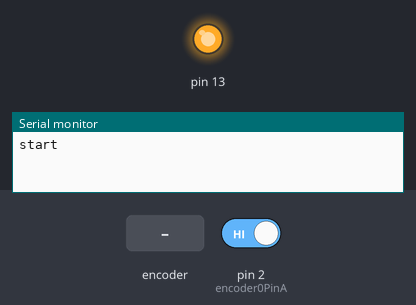
Bench run of a sketch on a simulated Arduino Uno, built with avr-gcc and run on an emulated ATmega328P. On the bench: output pins drawn as LEDs (lit = HIGH), the last lines printed to the serial monitor. The test bench sets the inputs (shaded band); at power-on: pin 2 (encoder0PinA) HIGH.

Above: at 1.2 s.
1.3 s: rotary encoder on pin 2 (encoder0PinA) / pin 3 (encoder0PinB) turned 3 steps (first pin leading)
At 2.6 s:
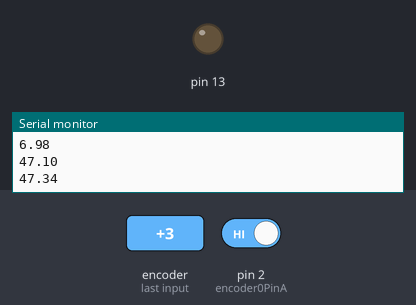
Timing chart, 0 to 4.3 s (numbered marks = the images above; inputs shaded):
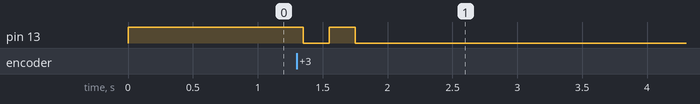

Measured:
- after the input at 1.3 s, pin 13: HIGH → LOW after 0.05 s, → HIGH 0.20 s later, → LOW 0.20 s later

The sketch:

Encoder_10_19_13_Arduino_Playground_edited.ino
```cpp
//One side note: I used the Arduino's pullup resistors to "steer" the inputs high when they were not engaged by the encoder. Hence the encoder common pin is connected to ground. The sketch above fails to mention that some pulldown resistors (10k is fine) are going to be needed on the inputs since the encoder common is attached to +5V.

/* read a rotary encoder with interrupts
   Encoder hooked up with common to GROUND,
   encoder0PinA to pin 2, encoder0PinB to pin 4 (or pin 3 see below)
   it doesn't matter which encoder pin you use for A or B

   uses Arduino pullups on A & B channel outputs
   turning on the pullups saves having to hook up resistors
   to the A & B channel outputs

*/

#define encoder0PinA  2
#define encoder0PinB  3
#define numberOfMagnets 6
#define RADIUSPERMAGNET 9.42//cm

//#define encoder0PinA  5                                                                                ***** Use when hooking up another encoder
//#define encoder0PinB  6


void setup() {


  pinMode(encoder0PinA, INPUT);
  digitalWrite(encoder0PinA, HIGH);       // turn on pullup resistor

  pinMode(13, OUTPUT);

  attachInterrupt(0, doEncoder1, RISING);  // encoder pin on interrupt 0 - pin 2
 // attachInterrupt(0, doEncoder2, CHANGE);                                                                ***** I cannot use 2 encoders at the same time with the UNO. Only 2 interrupt pins.
  Serial.begin (9600);
  Serial.println("start");                // a personal quirk

}

volatile boolean STATE = true;
volatile long previousTime = millis();
volatile long currentTime;

void loop() {
 digitalWrite(13, STATE);
 if(currentTime-previousTime > 1000){
  previousTime = currentTime;
 }

}

void doEncoder1() {
 previousTime = currentTime;
 currentTime = millis();
 Serial.println(RADIUSPERMAGNET*1000/(currentTime-previousTime));
 STATE = !STATE;
 }
```
